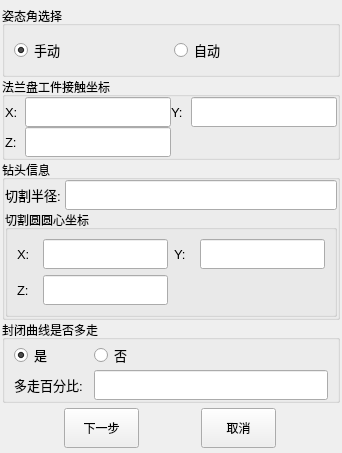
      <widget class="QWidget" name="page_10">
       <layout class="QGridLayout" name="gridLayout_20">
        <property name="leftMargin">
         <number>2</number>
        </property>
        <property name="topMargin">
         <number>6</number>
        </property>
        <property name="rightMargin">
         <number>2</number>
        </property>
        <property name="bottomMargin">
         <number>0</number>
        </property>
        <property name="spacing">
         <number>0</number>
        </property>
        <item row="0" column="0">
         <widget class="QGroupBox" name="groupBox_16">
          <property name="sizePolicy">
           <sizepolicy hsizetype="Expanding" vsizetype="Preferred">
            <horstretch>0</horstretch>
            <verstretch>0</verstretch>
           </sizepolicy>
          </property>
          <property name="title">
           <string>姿态角选择</string>
          </property>
          <layout class="QGridLayout" name="gridLayout_18">
           <item row="0" column="0">
            <widget class="QRadioButton" name="handTypeRBtn">
             <property name="minimumSize">
              <size>
               <width>0</width>
               <height>30</height>
              </size>
             </property>
             <property name="maximumSize">
              <size>
               <width>16777215</width>
               <height>30</height>
              </size>
             </property>
             <property name="font">
              <font>
               <pointsize>10</pointsize>
              </font>
             </property>
             <property name="text">
              <string>手动</string>
             </property>
             <property name="checked">
              <bool>true</bool>
             </property>
            </widget>
           </item>
           <item row="0" column="1">
            <widget class="QRadioButton" name="autoTypeRBtn">
             <property name="minimumSize">
              <size>
               <width>0</width>
               <height>30</height>
              </size>
             </property>
             <property name="maximumSize">
              <size>
               <width>16777215</width>
               <height>30</height>
              </size>
             </property>
             <property name="font">
              <font>
               <pointsize>10</pointsize>
              </font>
             </property>
             <property name="text">
              <string>自动</string>
             </property>
            </widget>
           </item>
          </layout>
         </widget>
        </item>
        <item row="1" column="0">
         <widget class="QGroupBox" name="groupBox_22">
          <property name="sizePolicy">
           <sizepolicy hsizetype="Expanding" vsizetype="Expanding">
            <horstretch>0</horstretch>
            <verstretch>0</verstretch>
           </sizepolicy>
          </property>
          <property name="title">
           <string>法兰盘工件接触坐标</string>
          </property>
          <layout class="QGridLayout" name="gridLayout_25">
           <property name="margin">
            <number>0</number>
           </property>
           <property name="spacing">
            <number>0</number>
           </property>
           <item row="0" column="0">
            <widget class="QLabel" name="label_40">
             <property name="minimumSize">
              <size>
               <width>20</width>
               <height>30</height>
              </size>
             </property>
             <property name="maximumSize">
              <size>
               <width>20</width>
               <height>30</height>
              </size>
             </property>
             <property name="font">
              <font>
               <pointsize>10</pointsize>
              </font>
             </property>
             <property name="text">
              <string>X:</string>
             </property>
            </widget>
           </item>
           <item row="0" column="1">
            <widget class="QLineEdit" name="plateXTxt">
             <property name="minimumSize">
              <size>
               <width>0</width>
               <height>30</height>
              </size>
             </property>
             <property name="maximumSize">
              <size>
               <width>16777215</width>
               <height>30</height>
              </size>
             </property>
             <property name="font">
              <font>
               <pointsize>10</pointsize>
              </font>
             </property>
             <property name="text">
              <string/>
             </property>
            </widget>
           </item>
           <item row="0" column="2">
            <widget class="QLabel" name="label_41">
             <property name="minimumSize">
              <size>
               <width>20</width>
               <height>30</height>
              </size>
             </property>
             <property name="maximumSize">
              <size>
               <width>20</width>
               <height>30</height>
              </size>
             </property>
             <property name="font">
              <font>
               <pointsize>10</pointsize>
              </font>
             </property>
             <property name="text">
              <string>Y:</string>
             </property>
            </widget>
           </item>
           <item row="0" column="3">
            <widget class="QLineEdit" name="plateYTxt">
             <property name="minimumSize">
              <size>
               <width>0</width>
               <height>30</height>
              </size>
             </property>
             <property name="maximumSize">
              <size>
               <width>16777215</width>
               <height>30</height>
              </size>
             </property>
             <property name="font">
              <font>
               <pointsize>10</pointsize>
              </font>
             </property>
             <property name="text">
              <string/>
             </property>
            </widget>
           </item>
           <item row="1" column="0">
            <widget class="QLabel" name="label_42">
             <property name="minimumSize">
              <size>
               <width>20</width>
               <height>30</height>
              </size>
             </property>
             <property name="maximumSize">
              <size>
               <width>20</width>
               <height>30</height>
              </size>
             </property>
             <property name="font">
              <font>
               <pointsize>10</pointsize>
              </font>
             </property>
             <property name="text">
              <string>Z:</string>
             </property>
            </widget>
           </item>
           <item row="1" column="1">
            <widget class="QLineEdit" name="plateZTxt">
             <property name="minimumSize">
              <size>
               <width>0</width>
               <height>30</height>
              </size>
             </property>
             <property name="maximumSize">
              <size>
               <width>16777215</width>
               <height>30</height>
              </size>
             </property>
             <property name="font">
              <font>
               <pointsize>10</pointsize>
              </font>
             </property>
             <property name="text">
              <string/>
             </property>
            </widget>
           </item>
          </layout>
         </widget>
        </item>
        <item row="2" column="0">
         <widget class="QGroupBox" name="groupBox_23">
          <property name="sizePolicy">
           <sizepolicy hsizetype="Expanding" vsizetype="Expanding">
            <horstretch>0</horstretch>
            <verstretch>0</verstretch>
           </sizepolicy>
          </property>
          <property name="title">
           <string>钻头信息</string>
          </property>
          <layout class="QGridLayout" name="gridLayout_26">
           <property name="margin">
            <number>0</number>
           </property>
           <property name="spacing">
            <number>0</number>
           </property>
           <item row="0" column="0">
            <widget class="QLabel" name="label_43">
             <property name="minimumSize">
              <size>
               <width>60</width>
               <height>30</height>
              </size>
             </property>
             <property name="maximumSize">
              <size>
               <width>60</width>
               <height>30</height>
              </size>
             </property>
             <property name="font">
              <font>
               <pointsize>10</pointsize>
              </font>
             </property>
             <property name="text">
              <string>切割半径:</string>
             </property>
            </widget>
           </item>
           <item row="0" column="1">
            <widget class="QLineEdit" name="cutRadiuTxt">
             <property name="minimumSize">
              <size>
               <width>0</width>
               <height>30</height>
              </size>
             </property>
             <property name="maximumSize">
              <size>
               <width>16777215</width>
               <height>30</height>
              </size>
             </property>
             <property name="font">
              <font>
               <pointsize>10</pointsize>
              </font>
             </property>
             <property name="text">
              <string/>
             </property>
            </widget>
           </item>
           <item row="1" column="0" colspan="2">
            <widget class="QGroupBox" name="groupBox_24">
             <property name="title">
              <string>切割圆圆心坐标</string>
             </property>
             <layout class="QGridLayout" name="gridLayout_27">
              <item row="0" column="0">
               <widget class="QLabel" name="label_44">
                <property name="minimumSize">
                 <size>
                  <width>20</width>
                  <height>30</height>
                 </size>
                </property>
                <property name="maximumSize">
                 <size>
                  <width>20</width>
                  <height>30</height>
                 </size>
                </property>
                <property name="font">
                 <font>
                  <pointsize>10</pointsize>
                 </font>
                </property>
                <property name="text">
                 <string>X:</string>
                </property>
               </widget>
              </item>
              <item row="0" column="1">
               <widget class="QLineEdit" name="cutCenterXTxt">
                <property name="minimumSize">
                 <size>
                  <width>0</width>
                  <height>30</height>
                 </size>
                </property>
                <property name="maximumSize">
                 <size>
                  <width>16777215</width>
                  <height>30</height>
                 </size>
                </property>
                <property name="font">
                 <font>
                  <pointsize>10</pointsize>
                 </font>
                </property>
                <property name="text">
                 <string/>
                </property>
               </widget>
              </item>
              <item row="0" column="2">
               <widget class="QLabel" name="label_45">
                <property name="minimumSize">
                 <size>
                  <width>20</width>
                  <height>30</height>
                 </size>
                </property>
                <property name="maximumSize">
                 <size>
                  <width>20</width>
                  <height>30</height>
                 </size>
                </property>
                <property name="font">
                 <font>
                  <pointsize>10</pointsize>
                 </font>
                </property>
                <property name="text">
                 <string>Y:</string>
                </property>
               </widget>
              </item>
              <item row="0" column="3">
               <widget class="QLineEdit" name="cutCenterYTxt">
                <property name="minimumSize">
                 <size>
                  <width>0</width>
                  <height>30</height>
                 </size>
                </property>
                <property name="maximumSize">
                 <size>
                  <width>16777215</width>
                  <height>30</height>
                 </size>
                </property>
                <property name="font">
                 <font>
                  <pointsize>10</pointsize>
                 </font>
                </property>
                <property name="text">
                 <string/>
                </property>
               </widget>
              </item>
              <item row="1" column="0">
               <widget class="QLabel" name="label_46">
                <property name="minimumSize">
                 <size>
                  <width>20</width>
                  <height>30</height>
                 </size>
                </property>
                <property name="maximumSize">
                 <size>
                  <width>20</width>
                  <height>30</height>
                 </size>
                </property>
                <property name="font">
                 <font>
                  <pointsize>10</pointsize>
                 </font>
                </property>
                <property name="text">
                 <string>Z:</string>
                </property>
               </widget>
              </item>
              <item row="1" column="1">
               <widget class="QLineEdit" name="cutCenterZTxt">
                <property name="minimumSize">
                 <size>
                  <width>0</width>
                  <height>30</height>
                 </size>
                </property>
                <property name="maximumSize">
                 <size>
                  <width>16777215</width>
                  <height>30</height>
                 </size>
                </property>
                <property name="font">
                 <font>
                  <pointsize>10</pointsize>
                 </font>
                </property>
                <property name="text">
                 <string/>
                </property>
               </widget>
              </item>
             </layout>
            </widget>
           </item>
          </layout>
         </widget>
        </item>
        <item row="3" column="0">
         <widget class="QGroupBox" name="groupBox_25">
          <property name="sizePolicy">
           <sizepolicy hsizetype="Expanding" vsizetype="Expanding">
            <horstretch>0</horstretch>
            <verstretch>0</verstretch>
           </sizepolicy>
          </property>
          <property name="title">
           <string>封闭曲线是否多走</string>
          </property>
          <layout class="QGridLayout" name="gridLayout_28">
           <property name="topMargin">
            <number>0</number>
           </property>
           <property name="bottomMargin">
            <number>0</number>
           </property>
           <property name="spacing">
            <number>0</number>
           </property>
           <item row="0" column="0">
            <widget class="QRadioButton" name="closeTrueRBtn">
             <property name="minimumSize">
              <size>
               <width>0</width>
               <height>30</height>
              </size>
             </property>
             <property name="maximumSize">
              <size>
               <width>16777215</width>
               <height>30</height>
              </size>
             </property>
             <property name="font">
              <font>
               <pointsize>10</pointsize>
              </font>
             </property>
             <property name="text">
              <string>是</string>
             </property>
             <property name="checked">
              <bool>true</bool>
             </property>
            </widget>
           </item>
           <item row="1" column="0">
            <widget class="QLabel" name="label_47">
             <property name="minimumSize">
              <size>
               <width>80</width>
               <height>30</height>
              </size>
             </property>
             <property name="maximumSize">
              <size>
               <width>80</width>
               <height>30</height>
              </size>
             </property>
             <property name="font">
              <font>
               <pointsize>10</pointsize>
              </font>
             </property>
             <property name="text">
              <string>多走百分比:</string>
             </property>
            </widget>
           </item>
           <item row="1" column="1">
            <widget class="QLineEdit" name="percentTxt">
             <property name="minimumSize">
              <size>
               <width>0</width>
               <height>30</height>
              </size>
             </property>
             <property name="maximumSize">
              <size>
               <width>16777215</width>
               <height>30</height>
              </size>
             </property>
             <property name="font">
              <font>
               <pointsize>10</pointsize>
              </font>
             </property>
             <property name="text">
              <string/>
             </property>
            </widget>
           </item>
           <item row="0" column="1">
            <widget class="QRadioButton" name="closeFalseRBtn">
             <property name="minimumSize">
              <size>
               <width>0</width>
               <height>30</height>
              </size>
             </property>
             <property name="maximumSize">
              <size>
               <width>16777215</width>
               <height>30</height>
              </size>
             </property>
             <property name="font">
              <font>
               <pointsize>10</pointsize>
              </font>
             </property>
             <property name="text">
              <string>否</string>
             </property>
            </widget>
           </item>
          </layout>
         </widget>
        </item>
        <item row="4" column="0">
         <widget class="QWidget" name="widget_11" native="true">
          <property name="sizePolicy">
           <sizepolicy hsizetype="Preferred" vsizetype="Expanding">
            <horstretch>0</horstretch>
            <verstretch>0</verstretch>
           </sizepolicy>
          </property>
          <property name="minimumSize">
           <size>
            <width>0</width>
            <height>50</height>
           </size>
          </property>
          <property name="maximumSize">
           <size>
            <width>16777215</width>
            <height>50</height>
           </size>
          </property>
          <layout class="QHBoxLayout" name="horizontalLayout_12">
           <property name="spacing">
            <number>0</number>
           </property>
           <property name="margin">
            <number>0</number>
           </property>
           <item>
            <widget class="QPushButton" name="pushButton_26">
             <property name="minimumSize">
              <size>
               <width>75</width>
               <height>40</height>
              </size>
             </property>
             <property name="maximumSize">
              <size>
               <width>75</width>
               <height>40</height>
              </size>
             </property>
             <property name="text">
              <string>下一步</string>
             </property>
            </widget>
           </item>
           <item>
            <widget class="QPushButton" name="pushButton_27">
             <property name="minimumSize">
              <size>
               <width>75</width>
               <height>40</height>
              </size>
             </property>
             <property name="maximumSize">
              <size>
               <width>75</width>
               <height>40</height>
              </size>
             </property>
             <property name="text">
              <string>取消</string>
             </property>
            </widget>
           </item>
          </layout>
         </widget>
        </item>
       </layout>
      </widget>
